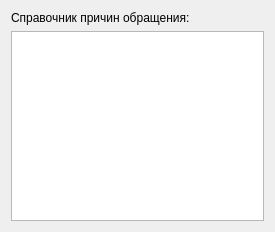
<?xml version="1.0" encoding="UTF-8"?>
<ui version="4.0">
 <class>Form</class>
 <widget class="QWidget" name="Form">
  <property name="geometry">
   <rect>
    <x>0</x>
    <y>0</y>
    <width>275</width>
    <height>232</height>
   </rect>
  </property>
  <property name="windowTitle">
   <string>Form</string>
  </property>
  <layout class="QVBoxLayout" name="verticalLayout">
   <item>
    <widget class="QLabel" name="label">
     <property name="text">
      <string>Справочник причин обращения:</string>
     </property>
    </widget>
   </item>
   <item>
    <widget class="QTableView" name="table"/>
   </item>
  </layout>
 </widget>
 <resources/>
 <connections/>
</ui>
